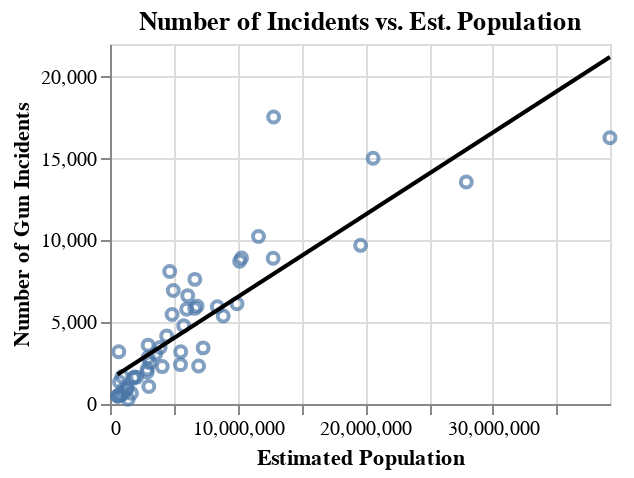

Specify this chart in Vega-Lite:
### Vega-Lite specification from a JSON file in a GitHub repository (floating-point values rounded to 4 significant figures)
{"config": {"view": {"continuousWidth": 400, "continuousHeight": 300}}, "layer": [{"mark": "point", "encoding": {"x": {"type": "quantitative", "axis": {"title": "Estimated Population"}, "field": "pop_est", "scale": {"domain": [0, 39170000.0]}}, "y": {"type": "quantitative", "axis": {"title": "Number of Gun Incidents"}, "field": "n_incidents"}}, "height": 180, "title": "Number of Incidents vs. Est. Population", "width": 250}, {"mark": "line", "encoding": {"color": {"value": "black"}, "x": {"type": "quantitative", "axis": {"title": "Estimated Population"}, "field": "pop_est", "scale": {"domain": [0, 39170000.0]}}, "y": {"type": "quantitative", "axis": {"title": "Number of Gun Incidents"}, "field": "n_incidents"}}, "height": 180, "title": "Number of Incidents vs. Est. Population", "transform": [{"on": "pop_est", "regression": "n_incidents"}], "width": 250}], "data": {"name": "data-bc30c81a523db1e5dc2f9115a7e8e799"}, "$schema": "https://vega.github.io/schema/vega-lite/v4.8.1.json", "datasets": {"data-bc30c81a523db1e5dc2f9115a7e8e799": [{"state": "Alabama", "n_incidents": 5469, "st": 1, "stusps": "AL", "pop_est": 4863525, "n_licensees": 1515, "disp_income_per_cap": 35380.0}, {"state": "Alaska", "n_incidents": 1349, "st": 2, "stusps": "AK", "pop_est": 741456, "n_licensees": 709, "disp_income_per_cap": 51190.0}, {"state": "Arizona", "n_incidents": 2323, "st": 4, "stusps": "AZ", "pop_est": 6941072, "n_licensees": 2251, "disp_income_per_cap": 36490.0}, {"state": "Arkansas", "n_incidents": 2842, "st": 5, "stusps": "AR", "pop_est": 2989918, "n_licensees": 1528, "disp_income_per_cap": 36180.0}, {"state": "California", "n_incidents": 16267, "st": 6, "stusps": "CA", "pop_est": 39167117, "n_licensees": 3021, "disp_income_per_cap": 49600.0}, {"state": "Colorado", "n_incidents": 3198, "st": 8, "stusps": "CO", "pop_est": 5539215, "n_licensees": 2114, "disp_income_per_cap": 45490.0}, {"state": "Connecticut", "n_incidents": 3064, "st": 9, "stusps": "CT", "pop_est": 3578141, "n_licensees": 661, "disp_income_per_cap": 59090.0}, {"state": "Delaware", "n_incidents": 1682, "st": 10, "stusps": "DE", "pop_est": 948921, "n_licensees": 142, "disp_income_per_cap": 42940.0}, {"state": "District of Columbia", "n_incidents": 3189, "st": 11, "stusps": "DC", "pop_est": 685815, "n_licensees": 8, "disp_income_per_cap": 65930.0}, {"state": "Florida", "n_incidents": 15016, "st": 12, "stusps": "FL", "pop_est": 20613477, "n_licensees": 3913, "disp_income_per_cap": 40990.0}, {"state": "Georgia", "n_incidents": 8919, "st": 13, "stusps": "GA", "pop_est": 10301890, "n_licensees": 2374, "disp_income_per_cap": 37950.0}, {"state": "Hawaii", "n_incidents": 289, "st": 15, "stusps": "HI", "pop_est": 1427559, "n_licensees": 114, "disp_income_per_cap": 45490.0}, {"state": "Idaho", "n_incidents": 661, "st": 16, "stusps": "ID", "pop_est": 1682380, "n_licensees": 1146, "disp_income_per_cap": 36540.0}, {"state": "Illinois", "n_incidents": 17538, "st": 17, "stusps": "IL", "pop_est": 12820527, "n_licensees": 2464, "disp_income_per_cap": 45720.0}, {"state": "Indiana", "n_incidents": 5845, "st": 18, "stusps": "IN", "pop_est": 6634304, "n_licensees": 1754, "disp_income_per_cap": 39150.0}, {"state": "Iowa", "n_incidents": 2517, "st": 19, "stusps": "IA", "pop_est": 3131371, "n_licensees": 1525, "disp_income_per_cap": 41460.0}, {"state": "Kansas", "n_incidents": 2141, "st": 20, "stusps": "KS", "pop_est": 2910844, "n_licensees": 1348, "disp_income_per_cap": 42640.0}, {"state": "Kentucky", "n_incidents": 4154, "st": 21, "stusps": "KY", "pop_est": 4438182, "n_licensees": 1699, "disp_income_per_cap": 35360.0}, {"state": "Louisiana", "n_incidents": 8094, "st": 22, "stusps": "LA", "pop_est": 4678135, "n_licensees": 1461, "disp_income_per_cap": 38750.0}, {"state": "Maine", "n_incidents": 907, "st": 23, "stusps": "ME", "pop_est": 1331317, "n_licensees": 632, "disp_income_per_cap": 40020.0}, {"state": "Maryland", "n_incidents": 5793, "st": 24, "stusps": "MD", "pop_est": 6003323, "n_licensees": 702, "disp_income_per_cap": 51090.0}, {"state": "Massachusetts", "n_incidents": 5981, "st": 25, "stusps": "MA", "pop_est": 6823608, "n_licensees": 599, "disp_income_per_cap": 55450.0}, {"state": "Michigan", "n_incidents": 6122, "st": 26, "stusps": "MI", "pop_est": 9950571, "n_licensees": 2588, "disp_income_per_cap": 39650.0}, {"state": "Minnesota", "n_incidents": 2406, "st": 27, "stusps": "MN", "pop_est": 5522744, "n_licensees": 1736, "disp_income_per_cap": 45880.0}, {"state": "Mississippi", "n_incidents": 3597, "st": 28, "stusps": "MS", "pop_est": 2987938, "n_licensees": 1130, "disp_income_per_cap": 32610.0}, {"state": "Missouri", "n_incidents": 6621, "st": 29, "stusps": "MO", "pop_est": 6087135, "n_licensees": 2691, "disp_income_per_cap": 39420.0}, {"state": "Montana", "n_incidents": 638, "st": 30, "stusps": "MT", "pop_est": 1040859, "n_licensees": 1297, "disp_income_per_cap": 38990.0}, {"state": "Nebraska", "n_incidents": 1650, "st": 31, "stusps": "NE", "pop_est": 1905616, "n_licensees": 841, "disp_income_per_cap": 44520.0}, {"state": "Nevada", "n_incidents": 1951, "st": 32, "stusps": "NV", "pop_est": 2917563, "n_licensees": 772, "disp_income_per_cap": 39980.0}, {"state": "New Hampshire", "n_incidents": 964, "st": 33, "stusps": "NH", "pop_est": 1342307, "n_licensees": 608, "disp_income_per_cap": 50330.0}, {"state": "New Jersey", "n_incidents": 5373, "st": 34, "stusps": "NJ", "pop_est": 8870827, "n_licensees": 400, "disp_income_per_cap": 54030.0}, {"state": "New Mexico", "n_incidents": 1643, "st": 35, "stusps": "NM", "pop_est": 2091630, "n_licensees": 821, "disp_income_per_cap": 35350.0}, {"state": "New York", "n_incidents": 9696, "st": 36, "stusps": "NY", "pop_est": 19633428, "n_licensees": 2033, "disp_income_per_cap": 51370.0}, {"state": "North Carolina", "n_incidents": 8727, "st": 37, "stusps": "NC", "pop_est": 10154788, "n_licensees": 2910, "disp_income_per_cap": 37730.0}, {"state": "North Dakota", "n_incidents": 573, "st": 38, "stusps": "ND", "pop_est": 754434, "n_licensees": 509, "disp_income_per_cap": 47320.0}, {"state": "Ohio", "n_incidents": 10234, "st": 39, "stusps": "OH", "pop_est": 11634370, "n_licensees": 2973, "disp_income_per_cap": 40040.0}, {"state": "Oklahoma", "n_incidents": 3449, "st": 40, "stusps": "OK", "pop_est": 3926331, "n_licensees": 1849, "disp_income_per_cap": 37890.0}, {"state": "Oregon", "n_incidents": 2286, "st": 41, "stusps": "OR", "pop_est": 4089976, "n_licensees": 1697, "disp_income_per_cap": 40330.0}, {"state": "Pennsylvania", "n_incidents": 8909, "st": 42, "stusps": "PA", "pop_est": 12782275, "n_licensees": 3114, "disp_income_per_cap": 45530.0}, {"state": "Rhode Island", "n_incidents": 893, "st": 44, "stusps": "RI", "pop_est": 1056770, "n_licensees": 115, "disp_income_per_cap": 44640.0}, {"state": "South Carolina", "n_incidents": 6934, "st": 45, "stusps": "SC", "pop_est": 4957968, "n_licensees": 1332, "disp_income_per_cap": 36220.0}, {"state": "South Dakota", "n_incidents": 544, "st": 46, "stusps": "SD", "pop_est": 862996, "n_licensees": 611, "disp_income_per_cap": 44230.0}, {"state": "Tennessee", "n_incidents": 7616, "st": 47, "stusps": "TN", "pop_est": 6646010, "n_licensees": 1853, "disp_income_per_cap": 39850.0}, {"state": "Texas", "n_incidents": 13566, "st": 48, "stusps": "TX", "pop_est": 27914410, "n_licensees": 7795, "disp_income_per_cap": 41280.0}, {"state": "Utah", "n_incidents": 1071, "st": 49, "stusps": "UT", "pop_est": 3041868, "n_licensees": 1136, "disp_income_per_cap": 37560.0}, {"state": "Vermont", "n_incidents": 472, "st": 50, "stusps": "VT", "pop_est": 623657, "n_licensees": 371, "disp_income_per_cap": 45480.0}, {"state": "Virginia", "n_incidents": 5943, "st": 51, "stusps": "VA", "pop_est": 8410106, "n_licensees": 2082, "disp_income_per_cap": 46740.0}, {"state": "Washington", "n_incidents": 3430, "st": 53, "stusps": "WA", "pop_est": 7294771, "n_licensees": 1467, "disp_income_per_cap": 49670.0}, {"state": "West Virginia", "n_incidents": 1573, "st": 54, "stusps": "WV", "pop_est": 1831023, "n_licensees": 1079, "disp_income_per_cap": 33430.0}, {"state": "Wisconsin", "n_incidents": 4786, "st": 55, "stusps": "WI", "pop_est": 5772628, "n_licensees": 1872, "disp_income_per_cap": 41910.0}, {"state": "Wyoming", "n_incidents": 494, "st": 56, "stusps": "WY", "pop_est": 584215, "n_licensees": 733, "disp_income_per_cap": 49310.0}]}}
